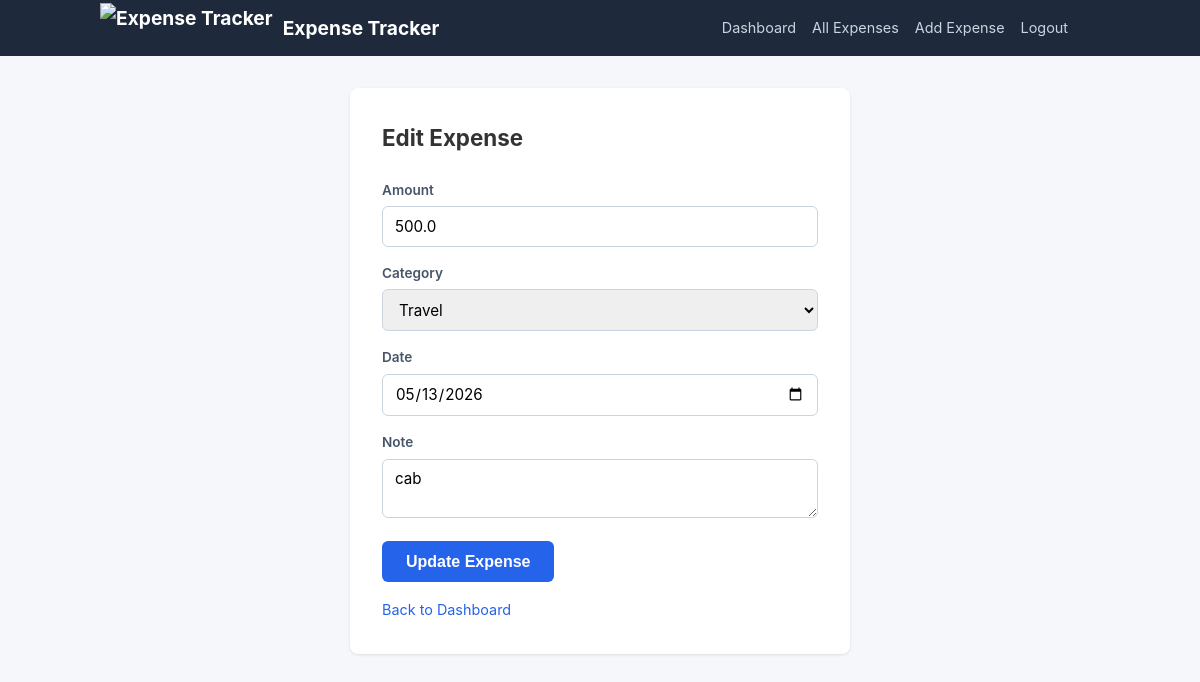
Screenshot of /edit/1 (signed in) with the database file from the repository.
### tables this page shows
CREATE TABLE expenses (
    id INTEGER PRIMARY KEY AUTOINCREMENT,
    user_id INTEGER NOT NULL,
    amount REAL NOT NULL,
    category TEXT NOT NULL,
    date TEXT NOT NULL,
    note TEXT DEFAULT '',
    FOREIGN KEY (user_id) REFERENCES users(id)
);

### web_app/app.py (the view, shortened to what this page needs)
@app.route('/edit/<int:expense_id>', methods=['GET', 'POST'])
def edit_expense(expense_id):
    if 'user_id' not in session:
        return redirect('/login')
    db = get_db()
    try:
        expense = db.execute(
            'SELECT * FROM expenses WHERE id = ?', (expense_id,)
        ).fetchone()
    except Exception:
        abort(500)
    if not expense:
        abort(404)
    if expense['user_id'] != session['user_id']:
        abort(403)
    error = None
    form_data = {
        'amount': expense['amount'],
        'category': expense['category'],
        'date': expense['date'],
        'note': expense['note'] or '',
    }
    return render_template('add_expense.html', error=error, form_data=form_data,
                           categories=ALLOWED_CATEGORIES, edit_mode=True, expense_id=expense_id)

### web_app/app.py (called while the page is built)
def get_db():
    if 'db' not in g:
        g.db = sqlite3.connect(DATABASE)
        g.db.row_factory = sqlite3.Row
    return g.db

### web_app/templates/add_expense.html (shortened to what this page needs)
{% extends "base.html" %}
{% block content %}
<div class="expense-form">
    <h1>{% if edit_mode %}Edit Expense{% else %}Add Expense{% endif %}</h1>
    <form method="POST" action="{% if edit_mode %}/edit/{{ expense_id }}{% else %}/add{% endif %}">
        <label for="amount">Amount</label>
        <input type="number" id="amount" name="amount" step="0.01" min="0.01"
               value="{{ form_data.get('amount', '') }}" required>
        <label for="category">Category</label>
        <select id="category" name="category" required>
            {% for cat in categories %}
            <option value="{{ cat }}" {% if form_data.get('category') == cat %}selected{% endif %}>{{ cat }}</option>
            {% endfor %}
        </select>
        <label for="date">Date</label>
        <input type="date" id="date" name="date"
               value="{{ form_data.get('date', '') }}" required>
        <label for="note">Note</label>
        <textarea id="note" name="note" rows="2">{{ form_data.get('note', '') }}</textarea>
        <button type="submit">{% if edit_mode %}Update Expense{% else %}Add Expense{% endif %}</button>
    </form>
    <a href="/" class="back-link">Back to Dashboard</a>
</div>
{% endblock %}

### web_app/static/style.css (style rules this page uses)
* { margin: 0; padding: 0; box-sizing: border-box; }
body { font-family: -apple-system, BlinkMacSystemFont, "Segoe UI", Roboto, sans-serif; background: #f5f7fa; color: #333; line-height: 1.6; }
a { color: #2563eb; text-decoration: none; }
.expense-form { max-width: 500px; margin: 2rem auto; background: #fff; padding: 2rem; border-radius: 8px; box-shadow: 0 1px 3px rgba(0, 0, 0, 0.1); }
.expense-form h1 { margin-bottom: 1.5rem; font-size: 1.4rem; }
.expense-form label { display: block; margin-bottom: 0.3rem; font-size: 0.85rem; font-weight: 600; color: #475569; }
.expense-form input, .expense-form select, .expense-form textarea { width: 100%; padding: 0.6rem 0.75rem; border: 1px solid #cbd5e1; border-radius: 6px; font-size: 0.95rem; margin-bottom: 1rem; font-family: inherit; }
.expense-form button { padding: 0.7rem 1.5rem; background: #2563eb; color: #fff; border: none; border-radius: 6px; font-size: 1rem; font-weight: 600; cursor: pointer; }
.back-link { display: inline-block; margin-top: 1rem; font-size: 0.9rem; }

### rows the page displays
expenses: amount "500.0", category "Travel", date "05/13/2026", note "cab"
